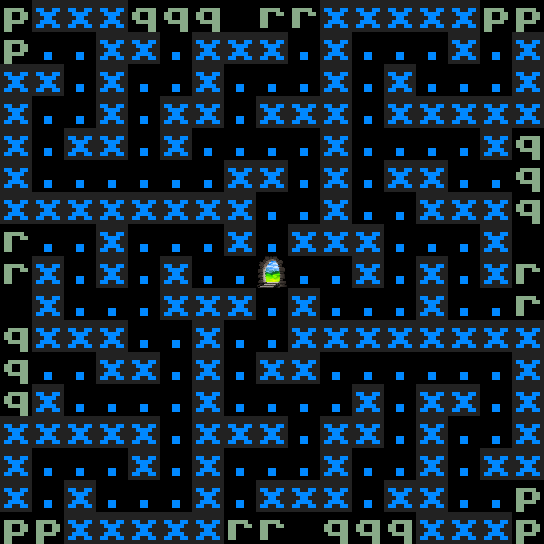

This game map was drawn from its Tiled (.tmx) file and the tilesets committed beside it. A one-line description and the full map source follow:
An orthogonal 17x17 tile map with 32x32 px tiles, 2 tile layers (TIle Layer, Feature Layer), 2 tilesets.

<map version="2017.05.26" orientation="orthogonal" renderorder="right-down" width="17" height="17" tilewidth="32" tileheight="32" backgroundcolor="#000000" nextobjectid="1">
 <properties>
  <property name="code">SHUFFLE:    pqr
SUBST:      p:x, q:x, r:@</property>
  <property name="orient" value="float" />
  <property name="tags" value="arrival no_monster_gen" />
 </properties>
 <tileset firstgid="1" source="../tilesets/features.tsx" />
 <tileset firstgid="181" source="../tilesets/basic.tsx" />
 <layer name="TIle Layer" width="17" height="17">
  <data encoding="csv">
158,182,182,182,159,159,159,0,160,160,182,182,182,182,182,158,158,
158,181,181,182,182,181,182,182,182,181,182,181,181,181,182,181,182,
182,182,181,182,181,181,182,181,181,181,182,181,182,181,181,181,182,
182,181,181,182,181,182,182,181,182,182,182,181,182,182,182,182,182,
182,181,182,182,181,182,181,181,181,181,182,181,181,181,181,182,159,
182,181,181,181,181,181,181,182,182,181,182,181,182,182,181,181,159,
182,182,182,182,182,182,182,182,181,181,182,181,181,182,182,182,159,
160,181,181,182,181,181,181,182,181,182,182,182,181,181,181,182,0,
160,182,181,182,181,182,181,181,9,181,181,182,181,182,181,182,160,
0,182,181,181,181,182,182,182,181,182,181,181,181,182,181,181,160,
159,182,182,182,181,181,182,181,181,182,182,182,182,182,182,182,182,
159,181,181,182,182,181,182,181,182,182,181,181,181,181,181,181,182,
159,182,181,181,181,181,182,181,181,181,181,182,181,182,182,181,182,
182,182,182,182,182,181,182,182,182,181,182,182,181,182,181,181,182,
182,181,181,181,182,181,182,181,181,181,182,181,181,182,181,182,182,
182,181,182,181,181,181,182,181,182,182,182,181,182,182,181,181,158,
158,158,182,182,182,182,182,160,160,0,159,159,159,182,182,182,158
</data>
 </layer>
 <layer name="Feature Layer" width="17" height="17">
  <data encoding="csv">
0,0,0,0,0,0,0,0,0,0,0,0,0,0,0,0,0,
0,0,0,0,0,0,0,0,0,0,0,0,0,0,0,0,0,
0,0,0,0,0,0,0,0,0,0,0,0,0,0,0,0,0,
0,0,0,0,0,0,0,0,0,0,0,0,0,0,0,0,0,
0,0,0,0,0,0,0,0,0,0,0,0,0,0,0,0,0,
0,0,0,0,0,0,0,0,0,0,0,0,0,0,0,0,0,
0,0,0,0,0,0,0,0,0,0,0,0,0,0,0,0,0,
0,0,0,0,0,0,0,0,0,0,0,0,0,0,0,0,0,
0,0,0,0,0,0,0,0,0,0,0,0,0,0,0,0,0,
0,0,0,0,0,0,0,0,0,0,0,0,0,0,0,0,0,
0,0,0,0,0,0,0,0,0,0,0,0,0,0,0,0,0,
0,0,0,0,0,0,0,0,0,0,0,0,0,0,0,0,0,
0,0,0,0,0,0,0,0,0,0,0,0,0,0,0,0,0,
0,0,0,0,0,0,0,0,0,0,0,0,0,0,0,0,0,
0,0,0,0,0,0,0,0,0,0,0,0,0,0,0,0,0,
0,0,0,0,0,0,0,0,0,0,0,0,0,0,0,0,0,
0,0,0,0,0,0,0,0,0,0,0,0,0,0,0,0,0
</data>
 </layer>
 <objectgroup name="Scripting Layer" />
</map>
